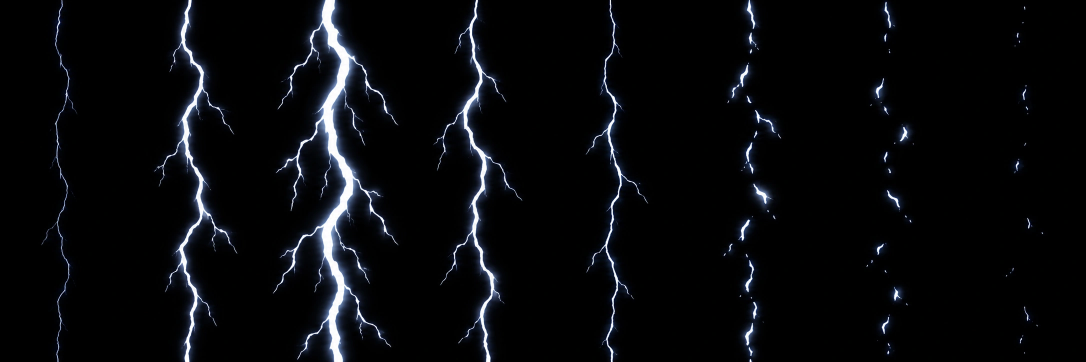
#> input picture creative/_fx/bolt-sheet/raw.webp, 2172 x 724 px (shown at 1/2 size)
$ python -i build-puyo-sheet.py   (imports and definitions only)
#> lines starting #> are read from the running program, lines starting #| are printed output that depends on the picture; after the words box and inside, x2 and y2 are one past the last pixel; in counts of white or black regions, pixels touching at a corner belong together
#> in foreground, im is the input picture: PIL image 2172x724 RGB; mean R, G, B 8.6, 9.7, 12.1
r"""뿌요 시트 조립 — 생성 스트립 → 게임 시트.

    C:\ComfyUI\.venv\Scripts\python.exe scripts/build-puyo-sheet.py --action walk --check

## 격자 스냅을 **쓰지 않는다** (세 번 실패하고 알아낸 것)

`scripts/snap-puyo-frames.py` 로 네이티브 격자에 스냅해 봤다. 결과는 "진짜 픽셀
스프라이트"(반투명 0 · 7색)였지만 **코·눈·볼터치가 지워졌다.** 강아지 얼굴에서
제일 중요한 것이 제일 작고 어두운 점이라 칸 축약에서 주변 흰 털에 먹힌다.
네이티브를 48 → 60 → 72 로 올리고 축약기를 중앙값 → 어두운우선 으로 바꿔도
코와 눈 하이라이트는 안 살아났다.

**정작 기준으로 삼던 참새가 네이티브 픽셀 스프라이트가 아니다.**

| | 색 수 | 반투명 비율 |
|---|---|---|
| 참새 (기존 에셋) | 4443 | 15.6% |
| 격자 스냅본 | 7 | 0% |
| **그냥 축소 (채택)** | **약 2800** | **약 26%** |

참새는 고해상도 그림을 줄인 것이고, 픽셀아트로 읽히는 이유는 네이티브 격자가 아니라
**하드 엣지 + 어두운 외곽선**이다. 뿌요도 같은 방식으로 간다 — 생성물을 그냥 줄이고
얼굴은 그대로 남긴다. 스냅 스크립트는 지우지 않았다 (비교 근거이자 다른 에셋에 쓸 수 있다).

## 단계

1. **섬 찾기** — 프레임이 서로 안 닿게 생성했으므로 연결 성분이 곧 프레임이다
2. **배경** — 원본에 **알파 채널이 있으면 그걸 그대로 쓴다.** 색으로 오려낼 일이 없으니
   눈·코가 지워질 수가 없다 (생성 단계에서 투명 배경으로 받는 것이 가장 안전하다).
   알파가 없으면 **테두리에서 시작하는 flood fill** 로 떼어낸다. 색 거리로 전역 판정하면
   배경과 비슷하게 어두운 픽셀을 그림 한가운데서도 지운다 — 어두운 배경에 그리면
   **눈·코·외곽선이 통째로 날아간다** (실측: 한 장에서 17,318픽셀, 지워진 색 1~3위가
   (24,0,0)·(0,0,0)·(24,24,24)). 바깥에 연결된 배경 덩어리만 지운다.
   알파만 건드리고 불투명 픽셀의 RGB 는 그대로 둔다
3. **축소** — 프리멀티플라이 후 LANCZOS. 안 하면 투명한 쪽 색이 섞여 테두리가 탁해진다
4. **프레임 배치** — 가로 중앙, 세로는 바닥선 정렬 (동작이 바뀌어도 발이 안 뜬다)
"""
import argparse
import json
import os

import numpy as np
from PIL import Image
from scipy import ndimage as nd
FX_WORK = os.environ.get('DDONG_FX_WORK', 'C:/Users/user/ddong-fx-work')  # 생성 원본·작업물 (저장소 밖)

SRC_DIR = f'{FX_WORK}/heidi-puyo'
OUT_DIR = f'{FX_WORK}/heidi-puyo/sheet'
ORIGINAL = r'C:/Users/user/OneDrive/바탕 화면/똥/뿌요.jpg'
FRAME = 128
BASELINE = 118         # 프레임 안 바닥선
BODY_H = 84            # (옛 기준) 바깥 상자 높이. TARGET_GIRTH 로 대체됐다
# **몸통 두께**(거리변환 최대값)를 맞춘다. 바깥 상자 높이로 맞추면 자세마다 재는
# 대상이 달라진다 — 벽 짚기는 개가 누워 있고 고속 이동은 세로로 길어서,
# 상자가 큰 자세일수록 개가 작아진다 (실측: dash 가 같은 캐릭터 안에서도 20~25% 작았고,
# 따로 생성한 캐릭터끼리는 25% 차이가 났다). 두께는 보는 각도에 안 휘둘린다
TARGET_GIRTH = 28.0
# 칸은 **가로도 세로도** 필요한 만큼 넓힌다. 개를 줄여서 칸에 맞추면 시트끼리
# 크기가 어긋난다 — 그게 이 스크립트가 두 번 틀렸던 지점이다.
# 코드는 칸 크기를 128 기준으로 환산해 표시하므로 칸이 커져도 개 크기는 같다
MAX_CELL_H = 256
BG_TOL = 30
MIN_ISLAND = 4000
HOLE_RING = 10        # 구멍 둘레에서 함께 지울 외곽선 두께(원본 px)
REF_SPARROW = 'public/assets/fx/sheets/sparrow_cap_128x128.png'


def background_mask(rgb, tol=None):
    """**테두리에 연결된** 배경만 지운다.

    전역 색 임계(`|rgb-bg| > tol`)로 하면 배경과 비슷하게 어두운 픽셀을 그림 한가운데서도
    지운다. 눈·코·외곽선이 바로 그 색이라 얼굴이 뚫린다. 그래서 배경 후보 중
    **화면 테두리에 닿은 연결 성분만** 배경으로 본다.
    """
    tol = BG_TOL if tol is None else tol
    bg = np.median(np.concatenate([rgb[0], rgb[-1], rgb[:, 0], rgb[:, -1]]), axis=0)
#> bg = [0, 0, 0]
    near = np.abs(rgb.astype(np.int16) - bg).max(axis=2) <= tol
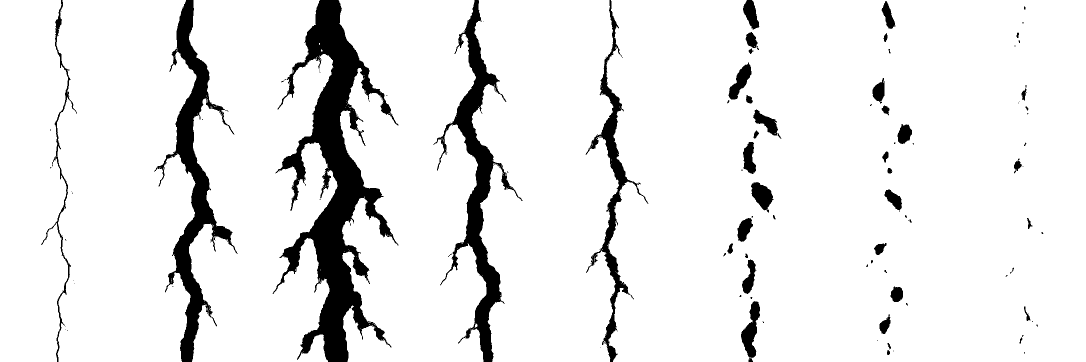
#> near: shape (724, 2172) bool (shown at 1/2 size); 91.3% white; 127 black regions (83 under 20 px), largest, box (x1, y1, x2, y2) and area: (545, 0, 797, 724) 56698, (308, 0, 475, 724) 24882, (867, 0, 1045, 724) 23401
    lab, _ = nd.label(near)
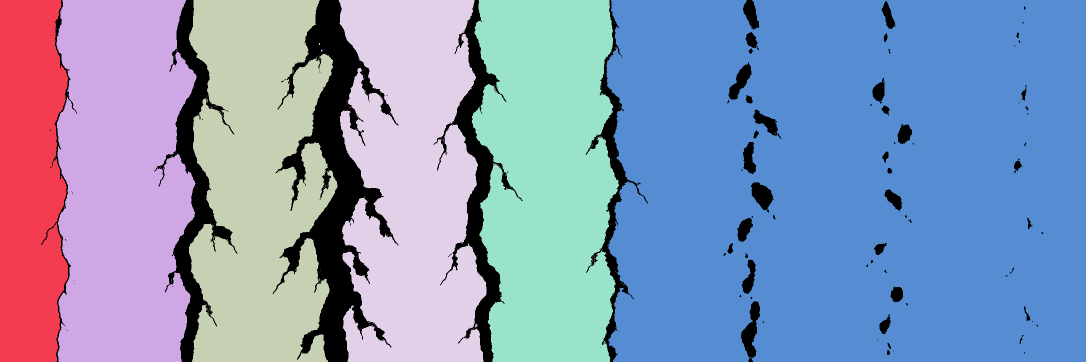
#> lab: shape (724, 2172) int32 (shown at 1/2 size); 365 distinct labels, from 0 to 364; one colour per label, 0 black
    edge = set(lab[0].tolist()) | set(lab[-1].tolist())
#> edge = 7 items
    edge |= set(lab[:, 0].tolist()) | set(lab[:, -1].tolist())
    edge.discard(0)
    outside = np.isin(lab, list(edge))
#> outside: shape (724, 2172) bool; 91.3% white; 127 black regions (83 under 20 px), largest, box (x1, y1, x2, y2) and area: (545, 0, 797, 724) 56905, (308, 0, 475, 724) 24990, (867, 0, 1045, 724) 23524
    fg = nd.binary_closing(~outside, np.ones((3, 3)))
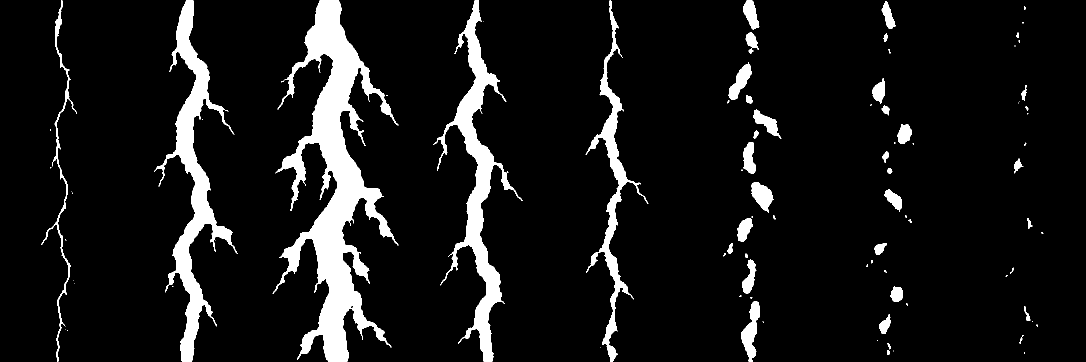
#> fg: shape (724, 2172) bool (shown at 1/2 size); 8.8% white; 95 white regions (51 under 20 px), largest, box (x1, y1, x2, y2) and area: (545, 1, 797, 723) 57131, (308, 1, 475, 723) 25093, (867, 1, 1045, 723) 23695
    # 몸 안에 갇힌 배경색 구멍은 채운다 (입 속 같은 곳이 뚫리지 않게)
    return nd.binary_fill_holes(fg), bg


# [24 lines left out: function fill_rgb_holes, not called in this run]


def foreground(path):
    """원본에서 그림만 떼어낸다. 알파가 있으면 그대로, 없으면 테두리 flood fill."""
    im = Image.open(path)
    if im.mode in ('RGBA', 'LA') or 'transparency' in im.info:
        a = np.array(im.convert('RGBA'))
        if (a[:, :, 3] == 0).any():
            solid = a[:, :, 3] > 24
            fg = nd.binary_fill_holes(nd.binary_closing(solid, np.ones((3, 3))))
            return fill_rgb_holes(a[:, :, :3], solid, fg), fg, None
    rgb = np.array(im.convert('RGB'))
    fg, bg = background_mask(rgb)
#> fg: shape (724, 2172) bool; 8.8% white; 95 white regions (51 under 20 px), largest, box (x1, y1, x2, y2) and area: (545, 1, 797, 723) 57145, (308, 1, 475, 723) 25093, (867, 1, 1045, 723) 23695
#> bg = [0, 0, 0]
    return rgb, fg, bg


# [47 lines left out: functions islands, shrink, place, stats, not called in this run]


def trim(a):
    ys, xs = np.where(a[:, :, 3] > 8)
    return a[ys.min():ys.max() + 1, xs.min():xs.max() + 1]


# [143 lines left out: functions main, check, not called in this run]


# [2 lines not run here, left out]

>>> result = foreground('../creative/_fx/bolt-sheet/raw.webp')

$ run again, on creative/_fx/foxfire-sheet/raw.webp
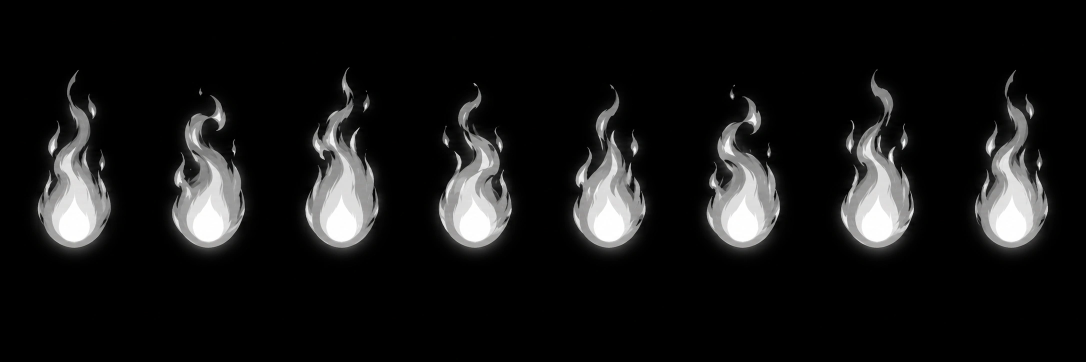
#> input picture creative/_fx/foxfire-sheet/raw.webp, 2172 x 724 px (shown at 1/2 size)
#> in foreground, im is the input picture: PIL image 2172x724 RGB; mean R, G, B 23.5, 23.5, 23.4
#> in background_mask, `bg = np.median(np.concatenate([rgb[0], rgb[-1], rgb[:, 0], rgb[:, -1]]..`: bg = [0, 0, 0]
#> near: shape (724, 2172) bool; 86.3% white; 76 black regions (57 under 20 px), largest, box (x1, y1, x2, y2) and area: (607, 134, 761, 507) 28313, (1678, 138, 1830, 508) 27069, (341, 190, 490, 507) 27012
#> in background_mask, `lab, _ = nd.label(near)`:
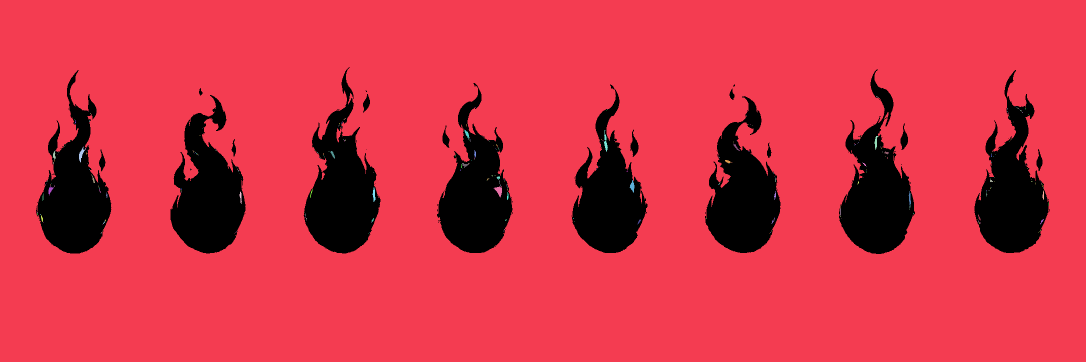
#> lab: shape (724, 2172) int32 (shown at 1/2 size); 367 distinct labels, from 0 to 366; one colour per label, 0 black
#> edge = 1 item
#> outside: shape (724, 2172) bool; 86.2% white; 76 black regions (57 under 20 px), largest, box (x1, y1, x2, y2) and area: (607, 134, 761, 507) 28593, (1678, 138, 1830, 508) 27385, (341, 190, 490, 507) 27129
#> in background_mask, `fg = nd.binary_closing(~outside, np.ones((3, 3)))`:
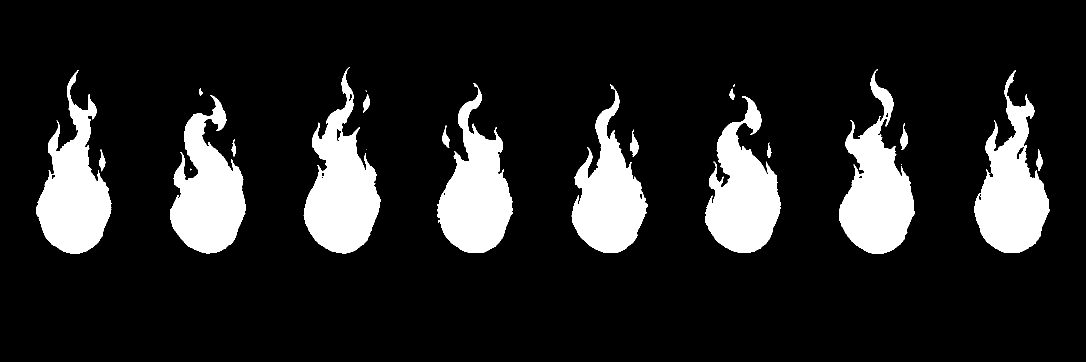
#> fg: shape (724, 2172) bool (shown at 1/2 size); 13.9% white; 23 white regions (5 under 20 px), largest, box (x1, y1, x2, y2) and area: (607, 134, 761, 507) 28771, (1678, 138, 1830, 508) 27578, (341, 190, 492, 507) 27311
#> in foreground, `fg, bg = background_mask(rgb)`: bg = [0, 0, 0]

$ run again, on creative/_fx/k-beam/src/beam-source.webp
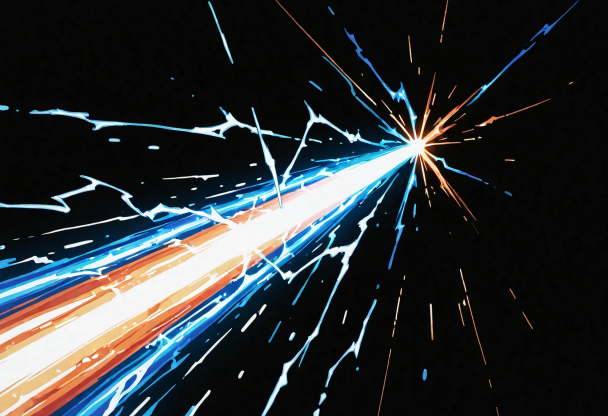
#> input picture creative/_fx/k-beam/src/beam-source.webp, 1216 x 832 px (shown at 1/2 size)
#> in foreground, im is the input picture: PIL image 1216x832 RGB; mean R, G, B 44.7, 48.9, 51
#> in background_mask, `bg = np.median(np.concatenate([rgb[0], rgb[-1], rgb[:, 0], rgb[:, -1]]..`: bg = [6, 7, 6]
#> near: shape (832, 1216) bool; 72.3% white; 88 black regions (17 under 20 px), largest, box (x1, y1, x2, y2) and area: (0, 0, 1072, 832) 267428, (650, 598, 754, 775) 1873, (416, 2, 467, 128) 836
#> in background_mask, `lab, _ = nd.label(near)`:
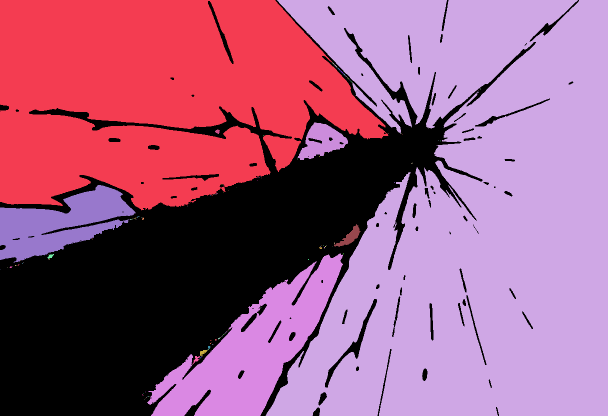
#> lab: shape (832, 1216) int32 (shown at 1/2 size); 132 distinct labels, from 0 to 131; one colour per label, 0 black
#> in background_mask, `edge = set(lab[0].tolist()) | set(lab[-1].tolist())`: edge = 4 items
#> in background_mask, `edge |= set(lab[:, 0].tolist()) | set(lab[:, -1].tolist())`: edge = 6 items
#> outside: shape (832, 1216) bool; 71.7% white; 84 black regions (16 under 20 px), largest, box (x1, y1, x2, y2) and area: (0, 0, 1072, 832) 273219, (650, 598, 754, 775) 1873, (416, 2, 467, 128) 836
#> in background_mask, `fg = nd.binary_closing(~outside, np.ones((3, 3)))`:
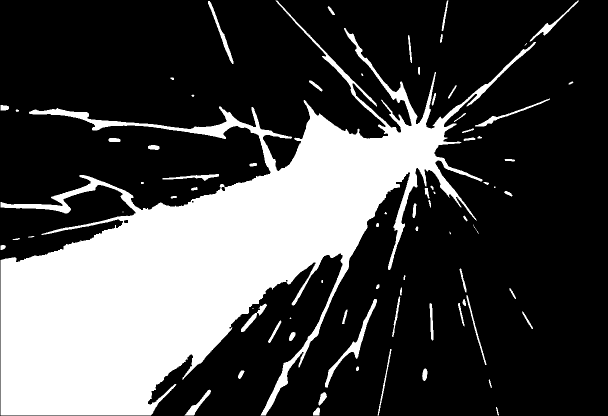
#> fg: shape (832, 1216) bool (shown at 1/2 size); 28.2% white; 77 white regions (11 under 20 px), largest, box (x1, y1, x2, y2) and area: (1, 1, 1072, 831) 273092, (650, 598, 754, 775) 1873, (416, 2, 467, 128) 836
#> in foreground, `fg, bg = background_mask(rgb)`: bg = [6, 7, 6]
